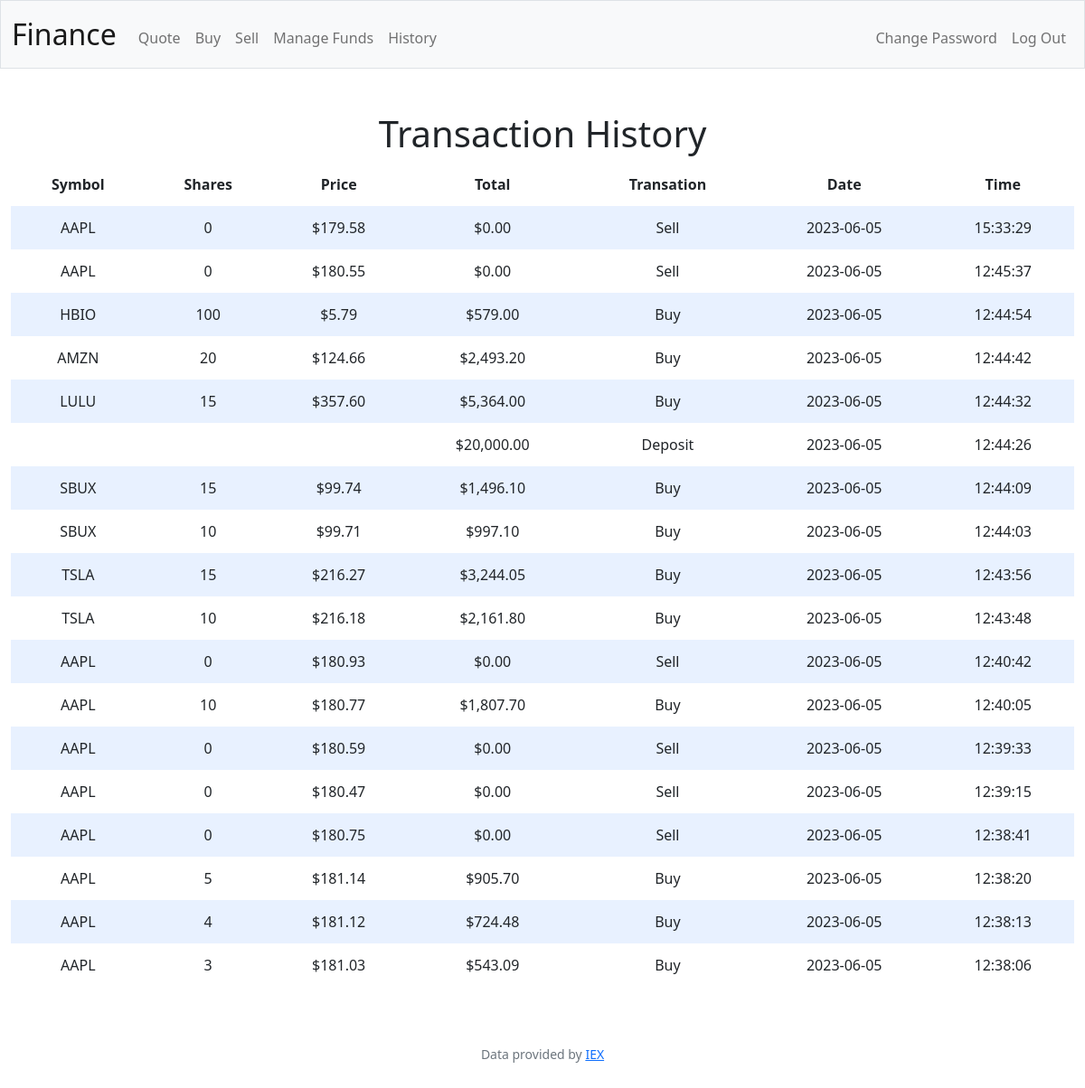
Page /history (signed in) on the committed database.
### tables this page shows
CREATE TABLE 'history' (
user_id INTEGER NOT NULL,
symbol TEXT,
shares INTEGER,
price REAL,'trans' TEXT, 'date' NUMERIC, 'time' NUMERIC,
FOREIGN KEY(user_id) REFERENCES users(id)
);

### app.py (the view)
@app.route("/history")
@login_required
def history():
    history = db.execute("SELECT * FROM history WHERE user_id = ? ORDER BY date DESC, time DESC", session["user_id"])
    iterate = len(history)
    return render_template("history.html", history=history, iterate=iterate)

### app.py (called while the page is built)
@app.after_request
def after_request(response):
    response.headers["Cache-Control"] = "no-cache, no-store, must-revalidate"
    response.headers["Expires"] = 0
    response.headers["Pragma"] = "no-cache"
    return response

### helpers.py (called while the page is built)
def login_required(f):
    @wraps(f)
    def decorated_function(*args, **kwargs):
        if session.get("user_id") is None:
            return redirect("/login")
        return f(*args, **kwargs)
    return decorated_function

def usd(value):
    return f"${value:,.2f}"

### templates/history.html (shortened to what this page needs)
{% extends "layout.html" %}
{% block main %}
    <h1>Transaction History</h1>
    <table>
        <thead>
            <tr>
                <th>Symbol</th>
                <th>Shares</th>
                <th>Price</th>
                <th>Total</th>
                <th>Transation</th>
                <th>Date</th>
                <th>Time</th>
            </tr>
        </thead>
        <tbody>
            {% for i in range(iterate) %}
                <tr>
                {% if history[i]["trans"] == "Withdraw" or history[i]["trans"] == "Deposit" %}
                    <td></td>
                    <td></td>
                    <td></td>
                    <td>{{history[i]["price"] | usd}}</td>
                {% else %}
                    <td>{{history[i]["symbol"]}}</td>
                    <td>{{history[i]["shares"]}}</td>
                    <td>{{history[i]["price"] | usd}}</td>
                    <td>{{(history[i]["shares"] * history[i]["price"]) | usd}}</td>
                {% endif %}
                    <td>{{history[i]["trans"]}}</td>
                    <td>{{history[i]["date"]}}</td>
                    <td>{{history[i]["time"]}}</td>
                </tr>
            {% endfor %}
        </tbody>
    </table>
{% endblock %}

### templates/layout.html (shortened to what this page needs)
<!DOCTYPE html>
<html lang="en">
    <head>
        <link href="https://cdn.jsdelivr.net/npm/bootstrap@5.1.3/dist/css/bootstrap.min.css" rel="stylesheet">
        <link href="/static/styles.css" rel="stylesheet">
    </head>
    <body>
        <nav class="bg-light border navbar navbar-expand-md navbar-light">
            <div class="container-fluid">
                <a class="navbar-brand" href="/">Finance</span></a>
                <div class="collapse navbar-collapse" id="navbar">
                    {% if session["user_id"] %}
                        <ul class="navbar-nav me-auto mt-2 text-center">
                            <li class="nav-item"><a class="nav-link" href="/quote">Quote</a></li>
                            <li class="nav-item"><a class="nav-link" href="/buy">Buy</a></li>
                            <li class="nav-item"><a class="nav-link" href="/sell">Sell</a></li>
                            <li class="nav-item"><a class="nav-link" href="/manage">Manage Funds</a></li>
                            <li class="nav-item"><a class="nav-link" href="/history">History</a></li>
                        </ul>
                        <ul class="navbar-nav ms-auto mt-2 text-center">
                            <li class="nav-item"><a class="nav-link" href="/change">Change Password</a></li>
                            <li class="nav-item"><a class="nav-link" href="/logout">Log Out</a></li>
                        </ul>
                    {% else %}
                        <ul class="navbar-nav ms-auto mt-2 text-center">
                            <li class="nav-item"><a class="nav-link" href="/register">Register</a></li>
                            <li class="nav-item"><a class="nav-link" href="/login">Log In</a></li>
                        </ul>
                    {% endif %}
                </div>
            </div>
        </nav>
        <main class="container-fluid py-5 text-center">
            {% block main %}{% endblock %}
        </main>
        <footer class="mb-5 small text-center text-muted">
            Data provided by <a href="https://iexcloud.io/">IEX</a>
        </footer>
    </body>
</html>

### static/styles.css (style rules this page uses)
nav .navbar-brand { font-size: xx-large; }
table { background-color: transparent; margin-bottom: 1rem; width: 100%; }
table th, table td { padding: 0.75rem; vertical-align: middle; }
tbody tr:nth-of-type(odd) { background-color: rgb(179, 208, 255, 0.3) }

### rows in the picture
history: symbol "AAPL", shares "0", price "$179.58", (history[i]['shares']*history[i]['price'])|usd "$0.00", trans "Sell", date "2023-06-05", time "15:33:29"
history: symbol "AAPL", shares "0", price "$180.55", (history[i]['shares']*history[i]['price'])|usd "$0.00", trans "Sell", date "2023-06-05", time "12:45:37"
history: symbol "HBIO", shares "100", price "$5.79", (history[i]['shares']*history[i]['price'])|usd "$579.00", trans "Buy", date "2023-06-05", time "12:44:54"
history: symbol "AMZN", shares "20", price "$124.66", (history[i]['shares']*history[i]['price'])|usd "$2,493.20", trans "Buy", date "2023-06-05", time "12:44:42"
history: symbol "LULU", shares "15", price "$357.60", (history[i]['shares']*history[i]['price'])|usd "$5,364.00", trans "Buy", date "2023-06-05", time "12:44:32"
history: price "$20,000.00", trans "Deposit", date "2023-06-05", time "12:44:26"
history: symbol "SBUX", shares "15", price "$99.74", (history[i]['shares']*history[i]['price'])|usd "$1,496.10", trans "Buy", date "2023-06-05", time "12:44:09"
history: symbol "SBUX", shares "10", price "$99.71", (history[i]['shares']*history[i]['price'])|usd "$997.10", trans "Buy", date "2023-06-05", time "12:44:03"
history: symbol "TSLA", shares "15", price "$216.27", (history[i]['shares']*history[i]['price'])|usd "$3,244.05", trans "Buy", date "2023-06-05", time "12:43:56"
history: symbol "TSLA", shares "10", price "$216.18", (history[i]['shares']*history[i]['price'])|usd "$2,161.80", trans "Buy", date "2023-06-05", time "12:43:48"
history: symbol "AAPL", shares "0", price "$180.93", (history[i]['shares']*history[i]['price'])|usd "$0.00", trans "Sell", date "2023-06-05", time "12:40:42"
history: symbol "AAPL", shares "10", price "$180.77", (history[i]['shares']*history[i]['price'])|usd "$1,807.70", trans "Buy", date "2023-06-05", time "12:40:05"
history: symbol "AAPL", shares "0", price "$180.59", (history[i]['shares']*history[i]['price'])|usd "$0.00", trans "Sell", date "2023-06-05", time "12:39:33"
history: symbol "AAPL", shares "0", price "$180.47", (history[i]['shares']*history[i]['price'])|usd "$0.00", trans "Sell", date "2023-06-05", time "12:39:15"
history: symbol "AAPL", shares "0", price "$180.75", (history[i]['shares']*history[i]['price'])|usd "$0.00", trans "Sell", date "2023-06-05", time "12:38:41"
history: symbol "AAPL", shares "5", price "$181.14", (history[i]['shares']*history[i]['price'])|usd "$905.70", trans "Buy", date "2023-06-05", time "12:38:20"
history: symbol "AAPL", shares "4", price "$181.12", (history[i]['shares']*history[i]['price'])|usd "$724.48", trans "Buy", date "2023-06-05", time "12:38:13"
history: symbol "AAPL", shares "3", price "$181.03", (history[i]['shares']*history[i]['price'])|usd "$543.09", trans "Buy", date "2023-06-05", time "12:38:06"
